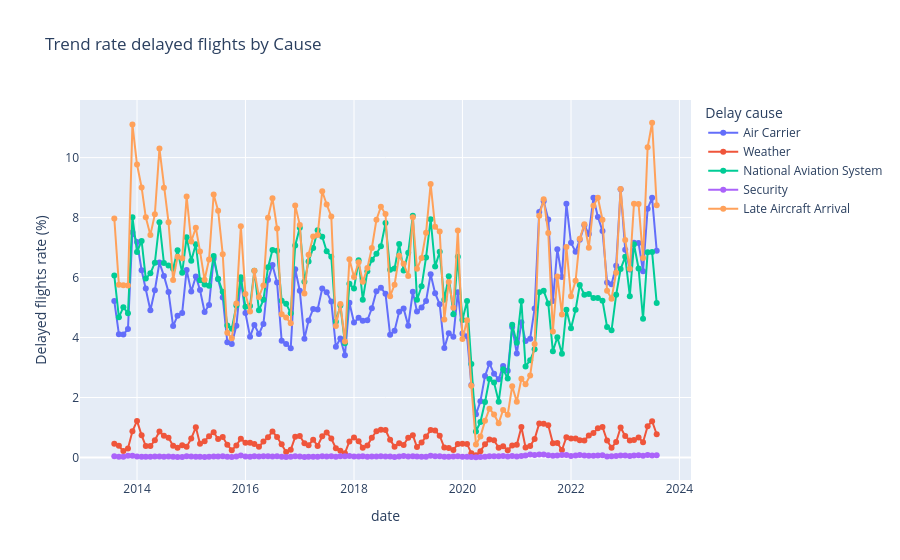
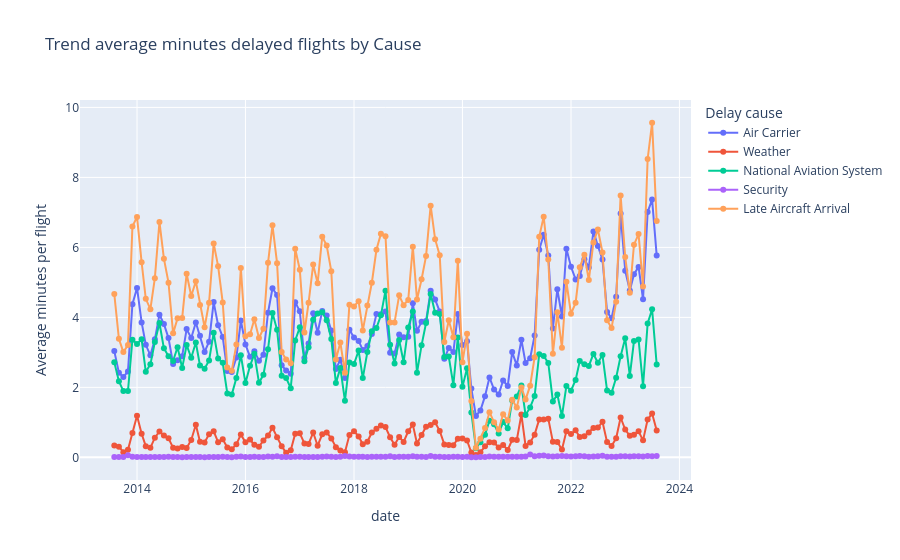

Notebook code for these charts, in order:
### Code cell
# create a line chart to visualize the number of delayed flights per year 
fig = px.line(df_trend_count_plot, x='date', y='Delayed flights rate (%)', color='Delay cause', markers = True, title='Trend rate delayed flights by Cause')
fig.show()

# create a line chart to visualize the minutes of delayed flights per year 
fig = px.line(df_trend_minutes_plot, x='date', y='Average minutes per flight', color='Delay cause', markers = True, title='Trend average minutes delayed flights by Cause')
fig.show()
